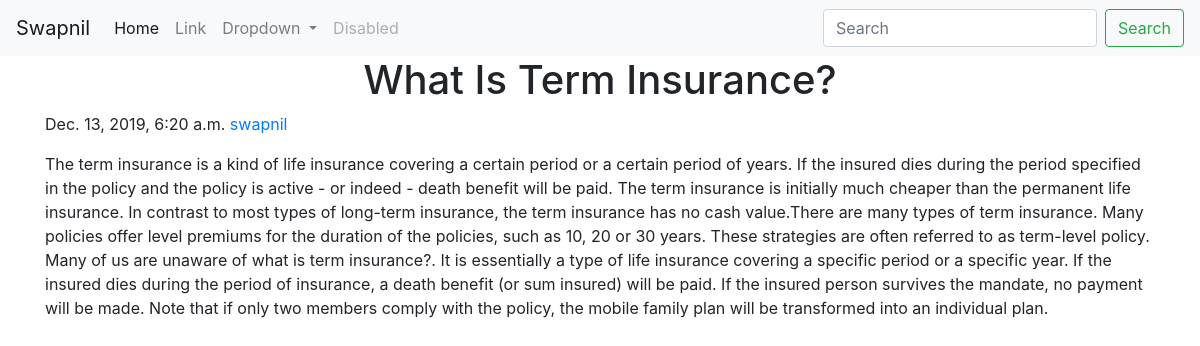
The app's page /blog/what-term-insurance with its own data.
### blog/models.py (models this page shows, shortened)
class Post(models.Model):
    id_no = models.AutoField(primary_key= True)
    title = models.CharField(max_length = 180)
    content = models.TextField()
    thumbnail = models.ImageField(upload_to='media/images')
    slug = models.SlugField(max_length=200, unique=True)
    author = models.CharField(max_length = 80)
    timestamp = models.DateTimeField(blank= True)
    description = models.TextField(max_length = 500)
    category = models.ManyToManyField(Category)
    status = models.IntegerField(choices=STATUS, default=0)
    class Meta:
        ordering = ['-timestamp']

### blog/views.py (the view)
# urls.py: path('<str:slug>',views.blogPost, name= "blogPost"),
def blogPost(request,slug):
    post = Post.objects.filter(slug=slug).first()
    return render(request, "blog/blog-page.html", {"post": post})

### templates/blog/blog-page.html (shortened to what this page needs)
{% extends 'base.html'%}
{% block body %}
<div class="blog-post">
        <h1 class="blog-post-title" style="text-align: center">{{post.title}}</h1>
        <p class="blog-post-meta">{{post.timestamp}} <a href="#">{{post.author}}</a></p>
        {{post.content}}
{% endblock body %}

### records on screen
Post: title "What Is Term Insurance?", timestamp "Dec. 13, 2019, 6:20 a.m.", author "swapnil", content "The term insurance is a kind of life insurance covering a certain period or a certain period of years. If the insured dies during the period specified in the policy and the policy is active - or indeed - death benefit will be paid. The term insurance is initially much cheaper than the permanent life insurance. In contrast to most types of long-term insurance, the term insurance has no cash value.There are many types of term insurance. Many policies offer level premiums for the duration of the policies, such as 10, 20 or 30 years. These strategies are often referred to as term-level policy. Many of us are unaware of what is term insurance?. It is essentially a type of life insurance covering…"
